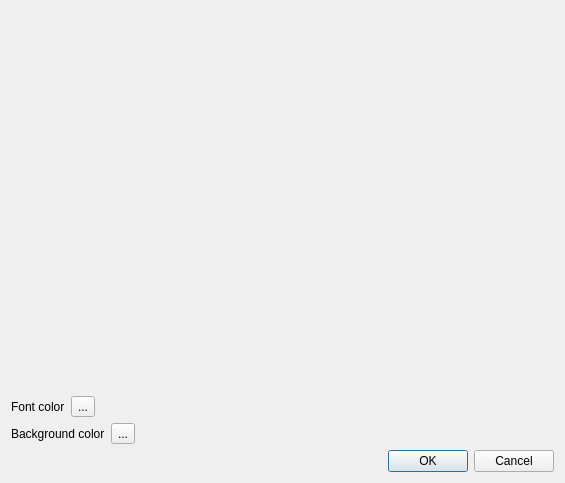
<?xml version="1.0" encoding="UTF-8"?>
<ui version="4.0">
 <class>FontChooser</class>
 <widget class="QDialog" name="FontChooser">
  <property name="geometry">
   <rect>
    <x>0</x>
    <y>0</y>
    <width>565</width>
    <height>483</height>
   </rect>
  </property>
  <property name="sizePolicy">
   <sizepolicy hsizetype="Minimum" vsizetype="Minimum">
    <horstretch>0</horstretch>
    <verstretch>0</verstretch>
   </sizepolicy>
  </property>
  <property name="minimumSize">
   <size>
    <width>0</width>
    <height>0</height>
   </size>
  </property>
  <property name="acceptDrops">
   <bool>false</bool>
  </property>
  <property name="windowTitle">
   <string>Select Font and colors</string>
  </property>
  <layout class="QVBoxLayout" name="verticalLayout_2">
   <item>
    <layout class="QVBoxLayout" name="verticalLayout" stretch="6,1,1,1">
     <property name="sizeConstraint">
      <enum>QLayout::SetMinimumSize</enum>
     </property>
     <item>
      <widget class="FontDialog" name="widget" native="true">
       <property name="sizePolicy">
        <sizepolicy hsizetype="Minimum" vsizetype="Minimum">
         <horstretch>0</horstretch>
         <verstretch>0</verstretch>
        </sizepolicy>
       </property>
       <property name="minimumSize">
        <size>
         <width>0</width>
         <height>0</height>
        </size>
       </property>
       <property name="baseSize">
        <size>
         <width>400</width>
         <height>400</height>
        </size>
       </property>
      </widget>
     </item>
     <item>
      <layout class="QHBoxLayout" name="horizontalLayout">
       <item>
        <widget class="QLabel" name="labelFontColor">
         <property name="text">
          <string>Font color</string>
         </property>
        </widget>
       </item>
       <item>
        <widget class="ColorButton" name="toolButtonFontColor">
         <property name="text">
          <string>...</string>
         </property>
        </widget>
       </item>
       <item>
        <spacer name="horizontalSpacer">
         <property name="orientation">
          <enum>Qt::Horizontal</enum>
         </property>
         <property name="sizeHint" stdset="0">
          <size>
           <width>40</width>
           <height>20</height>
          </size>
         </property>
        </spacer>
       </item>
      </layout>
     </item>
     <item>
      <layout class="QHBoxLayout" name="horizontalLayout_2">
       <item>
        <widget class="QLabel" name="labelBackgroundColor">
         <property name="text">
          <string>Background color</string>
         </property>
        </widget>
       </item>
       <item>
        <widget class="ColorButton" name="toolButtonBackgroundColor">
         <property name="text">
          <string>...</string>
         </property>
        </widget>
       </item>
       <item>
        <spacer name="horizontalSpacer_2">
         <property name="orientation">
          <enum>Qt::Horizontal</enum>
         </property>
         <property name="sizeHint" stdset="0">
          <size>
           <width>40</width>
           <height>20</height>
          </size>
         </property>
        </spacer>
       </item>
      </layout>
     </item>
     <item>
      <layout class="QHBoxLayout" name="horizontalLayout_3">
       <item>
        <spacer name="horizontalSpacer_3">
         <property name="orientation">
          <enum>Qt::Horizontal</enum>
         </property>
         <property name="sizeHint" stdset="0">
          <size>
           <width>40</width>
           <height>20</height>
          </size>
         </property>
        </spacer>
       </item>
       <item>
        <widget class="QDialogButtonBox" name="buttonBox">
         <property name="orientation">
          <enum>Qt::Horizontal</enum>
         </property>
         <property name="standardButtons">
          <set>QDialogButtonBox::Cancel|QDialogButtonBox::Ok</set>
         </property>
        </widget>
       </item>
      </layout>
     </item>
    </layout>
   </item>
  </layout>
 </widget>
 <customwidgets>
  <customwidget>
   <class>ColorButton</class>
   <extends>QToolButton</extends>
   <header>colorbutton.h</header>
  </customwidget>
  <customwidget>
   <class>FontDialog</class>
   <extends>QWidget</extends>
   <header>fontdialog.h</header>
   <container>1</container>
  </customwidget>
 </customwidgets>
 <resources/>
 <connections>
  <connection>
   <sender>buttonBox</sender>
   <signal>accepted()</signal>
   <receiver>FontChooser</receiver>
   <slot>accept()</slot>
   <hints>
    <hint type="sourcelabel">
     <x>248</x>
     <y>254</y>
    </hint>
    <hint type="destinationlabel">
     <x>157</x>
     <y>274</y>
    </hint>
   </hints>
  </connection>
  <connection>
   <sender>buttonBox</sender>
   <signal>rejected()</signal>
   <receiver>FontChooser</receiver>
   <slot>reject()</slot>
   <hints>
    <hint type="sourcelabel">
     <x>316</x>
     <y>260</y>
    </hint>
    <hint type="destinationlabel">
     <x>286</x>
     <y>274</y>
    </hint>
   </hints>
  </connection>
 </connections>
</ui>
